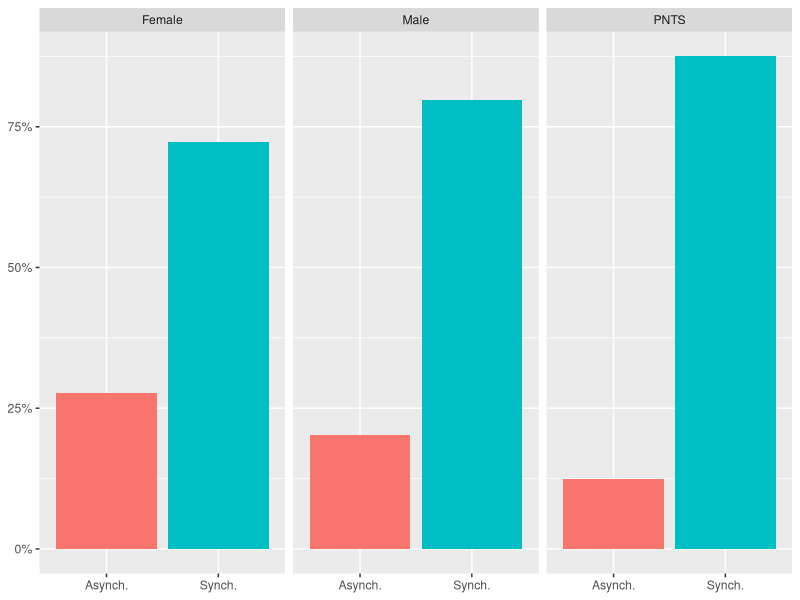
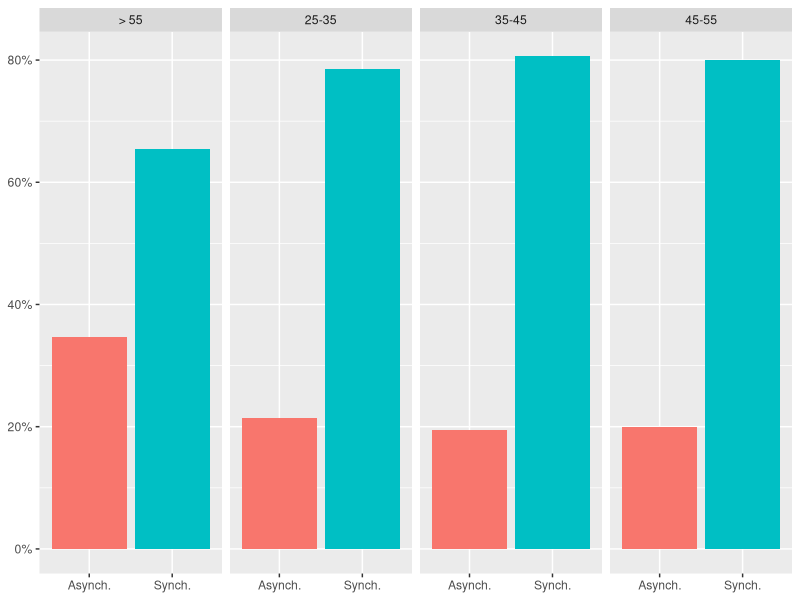
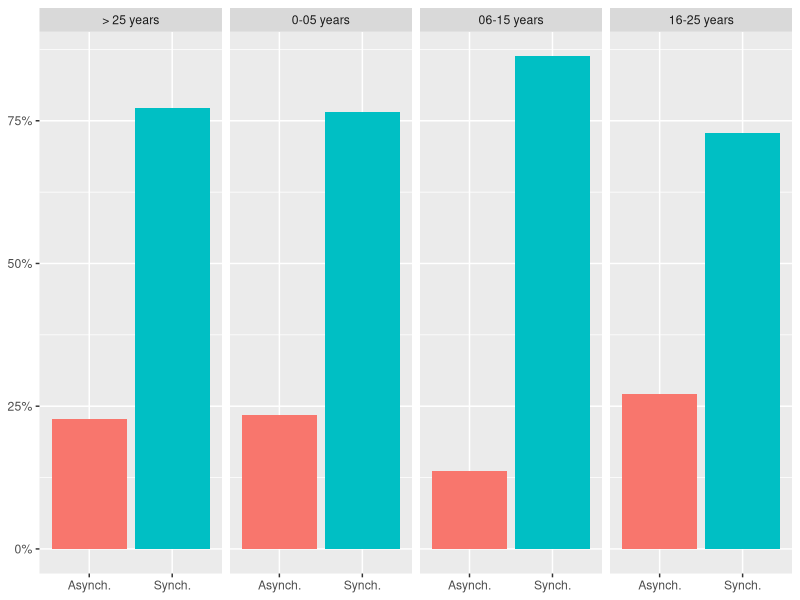
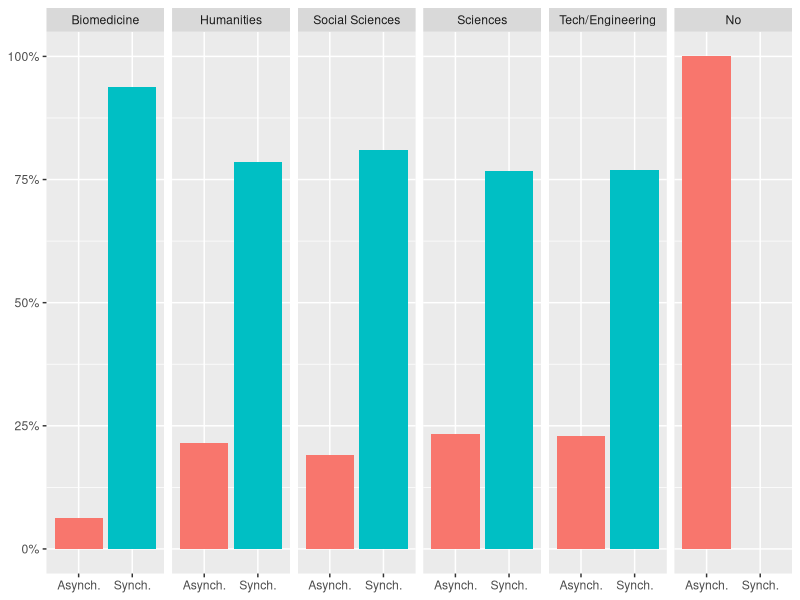
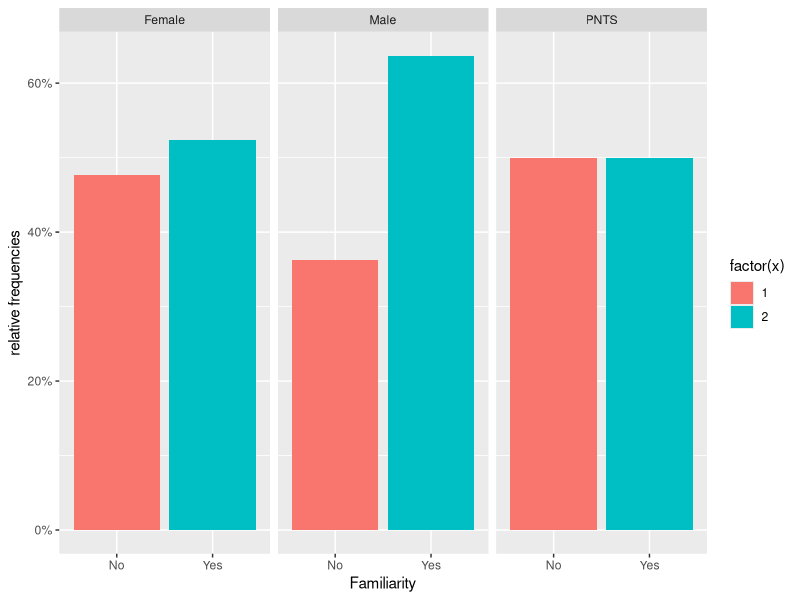
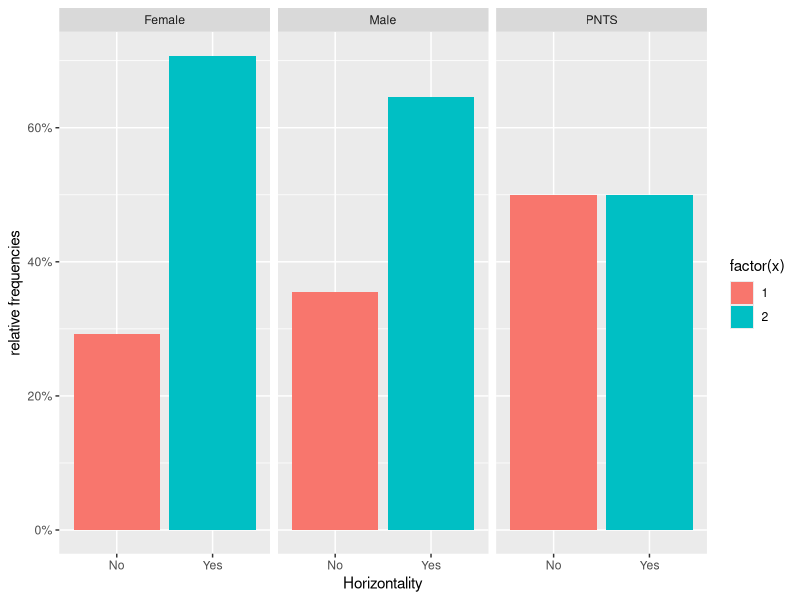
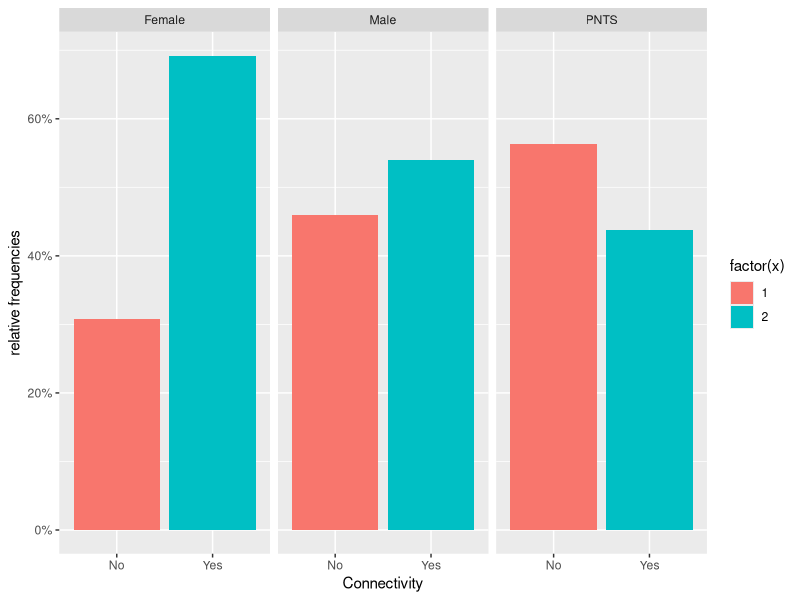
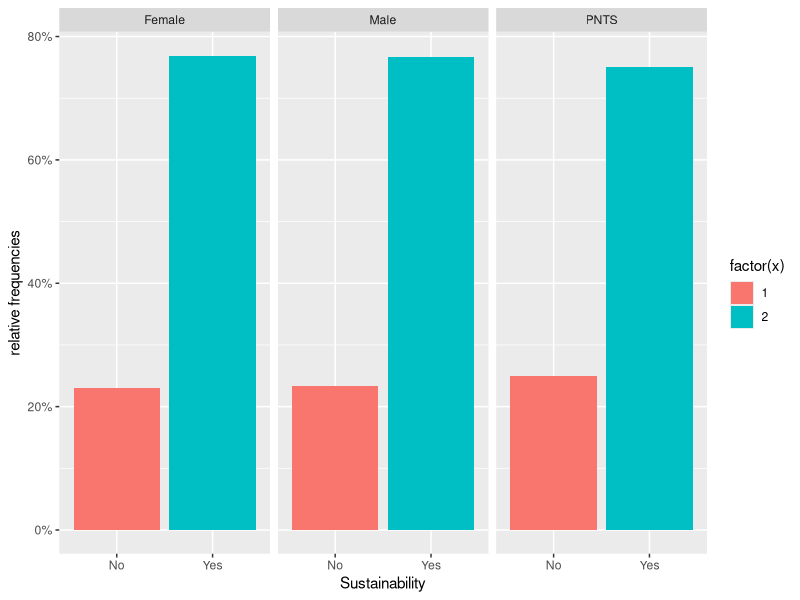

Source code (R) for these figures, in order:
library(ggplot2)
library(dplyr)
library(tidyr)
library(scales)
library(ggthemes)

data <- read.csv("../data/survey-student-interaction-pilot-3-2021-EN.csv")

ggplot(data, aes(x = Interaction.Synchrony..or.not., group = Gender)) + geom_bar(aes(y = ..prop.., fill = factor(..x..)), stat="count", show.legend = FALSE) + scale_y_continuous(labels=scales::percent) + ylab("relative frequencies") + facet_grid(~factor(Gender, levels=c('Female','Male','PNTS'))) + theme(axis.title.y=element_blank(), axis.title.x=element_blank())
ggsave('../figures/gender_synch.pdf', width = 100, height = 70, units = "mm")
ggplot(data, aes(x = Interaction.Synchrony..or.not., group = Age)) + geom_bar(aes(y = ..prop.., fill = factor(..x..)), stat="count", show.legend = FALSE) + scale_y_continuous(labels=scales::percent) + ylab("relative frequencies") + facet_grid(~Age) + theme(axis.title.y=element_blank(), axis.title.x=element_blank())
ggsave('../figures/age_synch.pdf', width = 100, height = 70, units = "mm")
ggplot(data, aes(x = Interaction.Synchrony..or.not., group = Experience)) + geom_bar(aes(y = ..prop.., fill = factor(..x..)), stat="count", show.legend = FALSE) + scale_y_continuous(labels=scales::percent) + ylab("relative frequencies") + facet_grid(~Experience) + theme(axis.title.y=element_blank(), axis.title.x=element_blank())
ggsave('../figures/experience_synch.pdf', width = 100, height = 70, units = "mm")
ggplot(data, aes(x = Interaction.Synchrony..or.not., group = Discipline)) + geom_bar(aes(y = ..prop.., fill = factor(..x..)), stat="count", show.legend = FALSE) + scale_y_continuous(labels=scales::percent) + ylab("relative frequencies") + facet_grid(~factor(Discipline, levels=c('Biomedicine','Humanities','Social Sciences', "Sciences", "Tech/Engineering","No"))) + theme(axis.title.y=element_blank(), axis.title.x=element_blank())
ggsave('../figures/discipline_synch.pdf', width = 186, height = 77, units = "mm")

ggplot(data, aes(x = Familiarity, group = Gender)) + geom_bar(aes(y = ..prop.., fill = factor(..x..)), stat="count") + scale_y_continuous(labels=scales::percent) + ylab("relative frequencies") + facet_grid(~Gender)
ggplot(data, aes(x = Horizontality, group = Gender)) + geom_bar(aes(y = ..prop.., fill = factor(..x..)), stat="count") + scale_y_continuous(labels=scales::percent) + ylab("relative frequencies") + facet_grid(~Gender)
ggplot(data, aes(x = Connectivity, group = Gender)) + geom_bar(aes(y = ..prop.., fill = factor(..x..)), stat="count") + scale_y_continuous(labels=scales::percent) + ylab("relative frequencies") + facet_grid(~Gender)
ggplot(data, aes(x = Sustainability, group = Gender)) + geom_bar(aes(y = ..prop.., fill = factor(..x..)), stat="count") + scale_y_continuous(labels=scales::percent) + ylab("relative frequencies") + facet_grid(~Gender)
ggplot(data, aes(x = OfficialFormation, group = Gender)) + geom_bar(aes(y = ..prop.., fill = factor(..x..)), stat="count") + scale_y_continuous(labels=scales::percent) + ylab("relative frequencies") + facet_grid(~Gender)

ggplot(data, aes(x = Familiarity, group = Age)) + geom_bar(aes(y = ..prop.., fill = factor(..x..)), stat="count") + scale_y_continuous(labels=scales::percent) + ylab("relative frequencies") + facet_grid(~Age)
ggplot(data, aes(x = Horizontality, group = Age)) + geom_bar(aes(y = ..prop.., fill = factor(..x..)), stat="count") + scale_y_continuous(labels=scales::percent) + ylab("relative frequencies") + facet_grid(~Age)
ggplot(data, aes(x = Connectivity, group = Age)) + geom_bar(aes(y = ..prop.., fill = factor(..x..)), stat="count") + scale_y_continuous(labels=scales::percent) + ylab("relative frequencies") + facet_grid(~Age)
ggplot(data, aes(x = Sustainability, group = Age)) + geom_bar(aes(y = ..prop.., fill = factor(..x..)), stat="count") + scale_y_continuous(labels=scales::percent) + ylab("relative frequencies") + facet_grid(~Age)
ggplot(data, aes(x = OfficialFormation, group = Age)) + geom_bar(aes(y = ..prop.., fill = factor(..x..)), stat="count") + scale_y_continuous(labels=scales::percent) + ylab("relative frequencies") + facet_grid(~Age)

ggplot(data, aes(x = Familiarity, group = Experience)) + geom_bar(aes(y = ..prop.., fill = factor(..x..)), stat="count") + scale_y_continuous(labels=scales::percent) + ylab("relative frequencies") + facet_grid(~Experience)
ggplot(data, aes(x = Horizontality, group = Experience)) + geom_bar(aes(y = ..prop.., fill = factor(..x..)), stat="count") + scale_y_continuous(labels=scales::percent) + ylab("relative frequencies") + facet_grid(~Experience)
ggplot(data, aes(x = Connectivity, group = Experience)) + geom_bar(aes(y = ..prop.., fill = factor(..x..)), stat="count") + scale_y_continuous(labels=scales::percent) + ylab("relative frequencies") + facet_grid(~Experience)
ggplot(data, aes(x = Sustainability, group = Experience)) + geom_bar(aes(y = ..prop.., fill = factor(..x..)), stat="count") + scale_y_continuous(labels=scales::percent) + ylab("relative frequencies") + facet_grid(~Experience)
ggplot(data, aes(x = OfficialFormation, group = Experience)) + geom_bar(aes(y = ..prop.., fill = factor(..x..)), stat="count") + scale_y_continuous(labels=scales::percent) + ylab("relative frequencies") + facet_grid(~Experience)

ggplot(data, aes(x = Familiarity, group = Discipline)) + geom_bar(aes(y = ..prop.., fill = factor(..x..)), stat="count") + scale_y_continuous(labels=scales::percent) + ylab("relative frequencies") + facet_grid(~Discipline)
ggplot(data, aes(x = Horizontality, group = Discipline)) + geom_bar(aes(y = ..prop.., fill = factor(..x..)), stat="count") + scale_y_continuous(labels=scales::percent) + ylab("relative frequencies") + facet_grid(~Discipline)
ggplot(data, aes(x = Connectivity, group = Discipline)) + geom_bar(aes(y = ..prop.., fill = factor(..x..)), stat="count") + scale_y_continuous(labels=scales::percent) + ylab("relative frequencies") + facet_grid(~Discipline)
ggplot(data, aes(x = Sustainability, group = Discipline)) + geom_bar(aes(y = ..prop.., fill = factor(..x..)), stat="count") + scale_y_continuous(labels=scales::percent) + ylab("relative frequencies") + facet_grid(~Discipline)
ggplot(data, aes(x = OfficialFormation, group = Discipline)) + geom_bar(aes(y = ..prop.., fill = factor(..x..)), stat="count") + scale_y_continuous(labels=scales::percent) + ylab("relative frequencies") + facet_grid(~Discipline)



